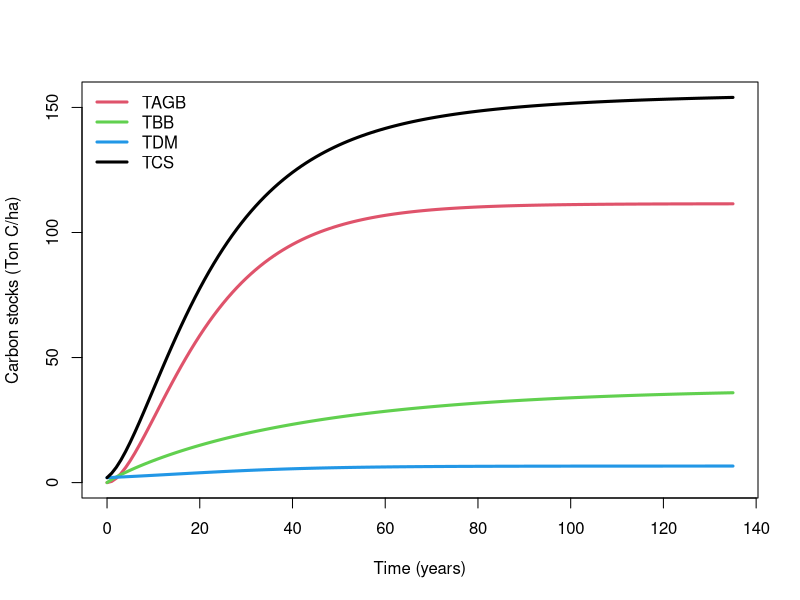
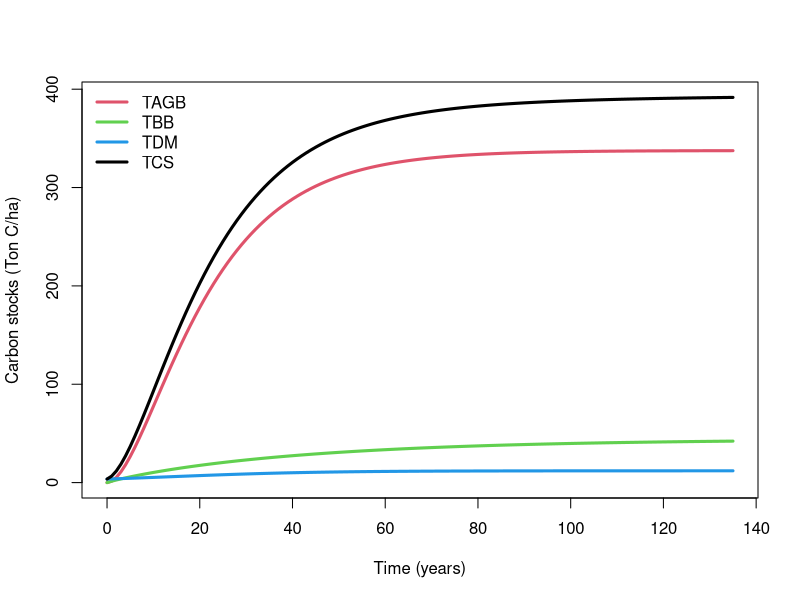
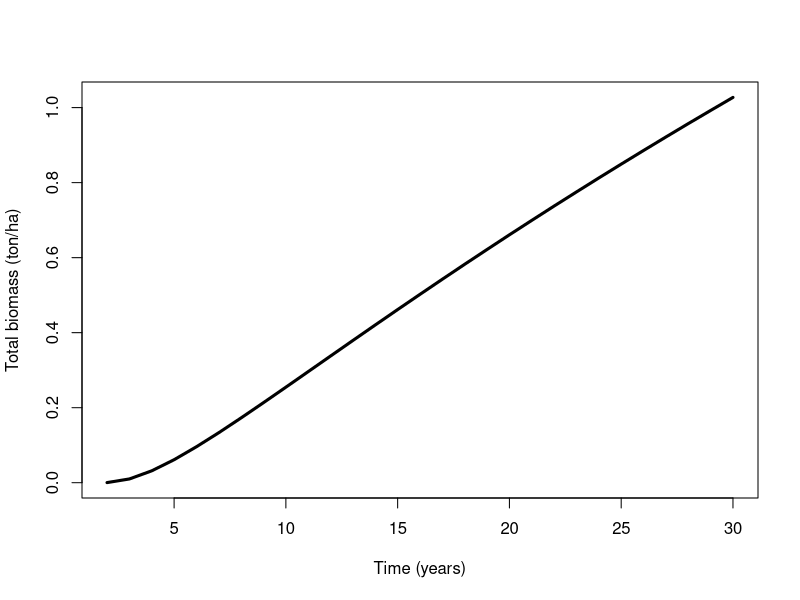

R code for these plots, in order:
# Forest model from Sierra et al. 2012 without the soil compartment

TCS_model <- function(t) {
  TAGB <- 111.51 * (1 - exp(-0.064 * t))^1.964
  TBB <- 37.665 * (1 - exp(-0.022 * t))^0.897
  TDM <- 6.615 / (1 + 2.363 * exp(-0.062 * t))
  TCS <- TAGB + TBB + TDM
  return(data.frame(
    t = t,
    TAGB = TAGB,
    TBB = TBB,
    TDM = TDM,
    TCS = TCS
  ))
}

# Create a time series (e.g., from 0 to 100 in steps of 1)
time_series <- seq(0, 135, by = 1)

# Simulate the model for the time series
TCS_values <- TCS_model(time_series)

# Plot the results
matplot(TCS_values$t,TCS_values[,2:5], type="l", lty=1,lwd=3, col=c(2:4,1),ylim=c(0,max(TCS_values)), 
        ylab="Carbon stocks (Ton C/ha)", xlab="Time (years)")
legend("topleft",c("TAGB", "TBB","TDM","TCS"),lty=1,col=c(2:4,1), lwd=3, bty="n")

#################################################################
# Let's try now with values for Eucalyptus plantations in Hawai'i
AGB=337.6 # use the lidar data obtained by Hayley
BGB=mean(c(22.4, 66)) # Reeves 2012 thesis and Selments et al. 2017
DM=12 # Reeves 2012 thesis

TCS_model2 <- function(t) {
  TAGB <- AGB * (1 - exp(-0.064 * t))^1.964
  TBB <- BGB * (1 - exp(-0.022 * t))^0.897
  TDM <- DM / (1 + 2.363 * exp(-0.062 * t))
  TCS <- TAGB + TBB + TDM
  return(data.frame(
    t = t,
    TAGB = TAGB,
    TBB = TBB,
    TDM = TDM,
    TCS = TCS
  ))
}

TCS_values2 <- TCS_model2(time_series)

# Plot the results
matplot(TCS_values2$t,TCS_values2[,2:5], type="l", lty=1,lwd=3, col=c(2:4,1),ylim=c(0,max(TCS_values2)), 
        ylab="Carbon stocks (Ton C/ha)", xlab="Time (years)")
legend("topleft",c("TAGB", "TBB","TDM","TCS"),lty=1,col=c(2:4,1), lwd=3, bty="n")

##################################################################
# Pakukui growth model from Lincoln 2023

# time series of kukui biomass (ton/ha)
TB=c( 0.0003, 0.0100, 0.0317, 0.0613, 0.0959, 0.1334, 0.1729, 0.2135, 0.2547, 0.2962, 0.3378,
0.3793, 0.4206, 0.4616, 0.5022, 0.5425, 0.5824, 0.6218, 0.6609, 0.6994, 0.7376, 0.7752,
0.8125 ,0.8493, 0.8857, 0.9217, 0.9573 ,0.9924 ,1.0272)

# Plot the results
matplot(c(2:30), TB, type="l", lty=1,lwd=3, 
        ylab="Total biomass (ton/ha)", xlab="Time (years)")
